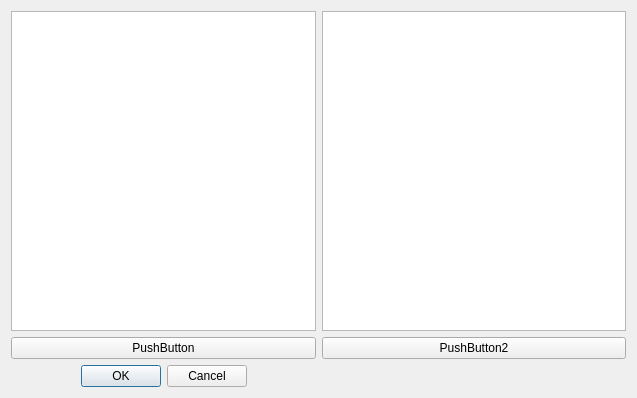
<?xml version="1.0" encoding="UTF-8"?>
<ui version="4.0">
 <class>Dialog</class>
 <widget class="QDialog" name="Dialog">
  <property name="geometry">
   <rect>
    <x>0</x>
    <y>0</y>
    <width>637</width>
    <height>398</height>
   </rect>
  </property>
  <property name="windowTitle">
   <string>Dialog</string>
  </property>
  <layout class="QGridLayout" name="gridLayout">
   <item row="0" column="0">
    <widget class="QGraphicsView" name="graphicsView"/>
   </item>
   <item row="0" column="1">
    <widget class="QGraphicsView" name="graphicsView_2"/>
   </item>
   <item row="1" column="0">
    <widget class="QPushButton" name="pushButton">
     <property name="text">
      <string>PushButton</string>
     </property>
    </widget>
   </item>
   <item row="1" column="1">
    <widget class="QPushButton" name="pushButton_2">
     <property name="text">
      <string>PushButton2</string>
     </property>
    </widget>
   </item>
   <item row="2" column="0">
    <widget class="QDialogButtonBox" name="buttonBox">
     <property name="orientation">
      <enum>Qt::Horizontal</enum>
     </property>
     <property name="standardButtons">
      <set>QDialogButtonBox::Cancel|QDialogButtonBox::Ok</set>
     </property>
     <property name="centerButtons">
      <bool>true</bool>
     </property>
    </widget>
   </item>
  </layout>
 </widget>
 <resources/>
 <connections>
  <connection>
   <sender>buttonBox</sender>
   <signal>accepted()</signal>
   <receiver>Dialog</receiver>
   <slot>accept()</slot>
   <hints>
    <hint type="sourcelabel">
     <x>248</x>
     <y>254</y>
    </hint>
    <hint type="destinationlabel">
     <x>157</x>
     <y>274</y>
    </hint>
   </hints>
  </connection>
  <connection>
   <sender>buttonBox</sender>
   <signal>rejected()</signal>
   <receiver>Dialog</receiver>
   <slot>reject()</slot>
   <hints>
    <hint type="sourcelabel">
     <x>316</x>
     <y>260</y>
    </hint>
    <hint type="destinationlabel">
     <x>286</x>
     <y>274</y>
    </hint>
   </hints>
  </connection>
 </connections>
</ui>
